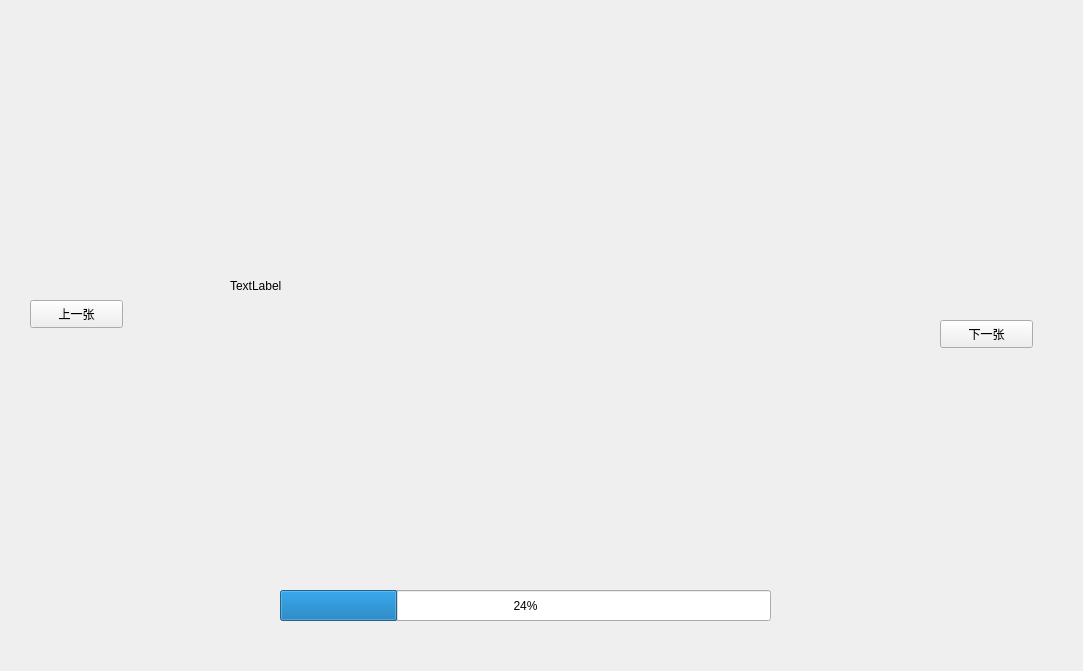
<?xml version="1.0" encoding="UTF-8"?>
<ui version="4.0">
 <class>Form</class>
 <widget class="QWidget" name="Form">
  <property name="geometry">
   <rect>
    <x>0</x>
    <y>0</y>
    <width>1083</width>
    <height>671</height>
   </rect>
  </property>
  <property name="windowTitle">
   <string>Form</string>
  </property>
  <widget class="QPushButton" name="pre_btn">
   <property name="geometry">
    <rect>
     <x>30</x>
     <y>300</y>
     <width>93</width>
     <height>28</height>
    </rect>
   </property>
   <property name="text">
    <string>上一张</string>
   </property>
  </widget>
  <widget class="QPushButton" name="next_btn">
   <property name="geometry">
    <rect>
     <x>940</x>
     <y>320</y>
     <width>93</width>
     <height>28</height>
    </rect>
   </property>
   <property name="text">
    <string>下一张</string>
   </property>
  </widget>
  <widget class="QLabel" name="label">
   <property name="geometry">
    <rect>
     <x>230</x>
     <y>40</y>
     <width>581</width>
     <height>491</height>
    </rect>
   </property>
   <property name="text">
    <string>TextLabel</string>
   </property>
  </widget>
  <widget class="QProgressBar" name="progressBar">
   <property name="geometry">
    <rect>
     <x>280</x>
     <y>590</y>
     <width>491</width>
     <height>31</height>
    </rect>
   </property>
   <property name="value">
    <number>24</number>
   </property>
  </widget>
 </widget>
 <resources/>
 <connections/>
</ui>
